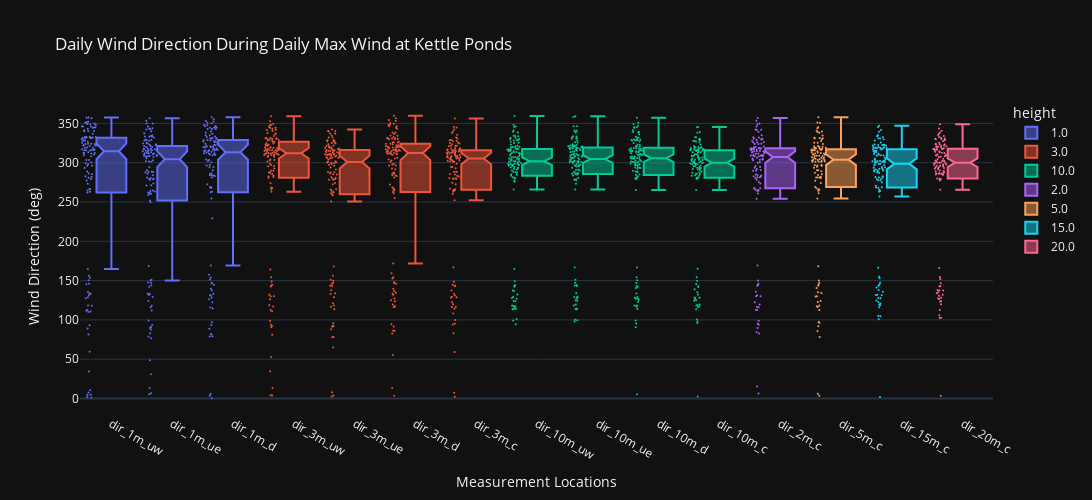

Here is the notebook cell this chart was saved with:
### Markdown cell above
Have to verify that these plots actually make sense with wind speeds (make wind roses) but generally sensible that winds came from everywhere except due north or east over winter due to blocking from mountains

### Code cell
# Make a boxplot of the daily average wind speeds at each height and each tower
fig = px.box(sos_daily_max_dir_tidy_df, 
             x='variable', 
             y='value', 
             color='height',
             title='Daily Wind Direction During Daily Max Wind at Kettle Ponds',
             # show time in the hover
             hover_data=['time'],
             template='plotly_dark',
             height=500,
             width=1100,
             # widen the box
            boxmode='overlay',
            notched=True,
            points='all',
            category_orders={
                "variable":['spd_1m_uw','spd_1m_d','spd_1m_ue',  'spd_2m_c', 'spd_3m_uw','spd_3m_c', 'spd_3m_ue','spd_3m_d', 'spd_5m_c',
                             'spd_10m_uw','spd_10m_c','spd_10m_ue','spd_10m_d','spd_15m_c', 'spd_20m_c']
            }
            )
# add jitter
fig.update_traces(jitter=0.5, marker=dict(size=2))
# add labels to the x and y axis
fig.update_xaxes(title_text='Measurement Locations')
fig.update_yaxes(title_text='Wind Direction (deg)')

fig

### Figure 1 — Plotly figure (JSON) as saved in the notebook; plotly's stock layout.template omitted (floating-point values rounded to 4 significant figures; data arrays with more than 128 entries replaced by an {"elided": "..."} marker saying what was removed)
{"data": [{"alignmentgroup": "True", "boxpoints": "all", "customdata": {"elided": "480x1 str values"}, "hovertemplate": "height=1.0<br>variable=%{x}<br>value=%{y}<br>time=%{customdata[0]}<extra></extra>", "jitter": 0.5, "legendgroup": "1.0", "marker": {"color": "#636efa", "size": 2}, "name": "1.0", "notched": true, "offsetgroup": "1.0", "orientation": "v", "showlegend": true, "type": "box", "x": {"elided": "480 str values"}, "x0": " ", "xaxis": "x", "y": {"elided": "480 float values"}, "y0": " ", "yaxis": "y"}, {"alignmentgroup": "True", "boxpoints": "all", "customdata": {"elided": "640x1 str values"}, "hovertemplate": "height=3.0<br>variable=%{x}<br>value=%{y}<br>time=%{customdata[0]}<extra></extra>", "jitter": 0.5, "legendgroup": "3.0", "marker": {"color": "#EF553B", "size": 2}, "name": "3.0", "notched": true, "offsetgroup": "3.0", "orientation": "v", "showlegend": true, "type": "box", "x": {"elided": "640 str values"}, "x0": " ", "xaxis": "x", "y": {"elided": "640 float values"}, "y0": " ", "yaxis": "y"}, {"alignmentgroup": "True", "boxpoints": "all", "customdata": {"elided": "640x1 str values"}, "hovertemplate": "height=10.0<br>variable=%{x}<br>value=%{y}<br>time=%{customdata[0]}<extra></extra>", "jitter": 0.5, "legendgroup": "10.0", "marker": {"color": "#00cc96", "size": 2}, "name": "10.0", "notched": true, "offsetgroup": "10.0", "orientation": "v", "showlegend": true, "type": "box", "x": {"elided": "640 str values"}, "x0": " ", "xaxis": "x", "y": {"elided": "640 float values"}, "y0": " ", "yaxis": "y"}, {"alignmentgroup": "True", "boxpoints": "all", "customdata": {"elided": "160x1 str values"}, "hovertemplate": "height=2.0<br>variable=%{x}<br>value=%{y}<br>time=%{customdata[0]}<extra></extra>", "jitter": 0.5, "legendgroup": "2.0", "marker": {"color": "#ab63fa", "size": 2}, "name": "2.0", "notched": true, "offsetgroup": "2.0", "orientation": "v", "showlegend": true, "type": "box", "x": {"elided": "160 str values"}, "x0": " ", "xaxis": "x", "y": {"elided": "160 float values"}, "y0": " ", "yaxis": "y"}, {"alignmentgroup": "True", "boxpoints": "all", "customdata": {"elided": "160x1 str values"}, "hovertemplate": "height=5.0<br>variable=%{x}<br>value=%{y}<br>time=%{customdata[0]}<extra></extra>", "jitter": 0.5, "legendgroup": "5.0", "marker": {"color": "#FFA15A", "size": 2}, "name": "5.0", "notched": true, "offsetgroup": "5.0", "orientation": "v", "showlegend": true, "type": "box", "x": {"elided": "160 str values"}, "x0": " ", "xaxis": "x", "y": {"elided": "160 float values"}, "y0": " ", "yaxis": "y"}, {"alignmentgroup": "True", "boxpoints": "all", "customdata": {"elided": "160x1 str values"}, "hovertemplate": "height=15.0<br>variable=%{x}<br>value=%{y}<br>time=%{customdata[0]}<extra></extra>", "jitter": 0.5, "legendgroup": "15.0", "marker": {"color": "#19d3f3", "size": 2}, "name": "15.0", "notched": true, "offsetgroup": "15.0", "orientation": "v", "showlegend": true, "type": "box", "x": {"elided": "160 str values"}, "x0": " ", "xaxis": "x", "y": {"elided": "160 float values"}, "y0": " ", "yaxis": "y"}, {"alignmentgroup": "True", "boxpoints": "all", "customdata": {"elided": "160x1 str values"}, "hovertemplate": "height=20.0<br>variable=%{x}<br>value=%{y}<br>time=%{customdata[0]}<extra></extra>", "jitter": 0.5, "legendgroup": "20.0", "marker": {"color": "#FF6692", "size": 2}, "name": "20.0", "notched": true, "offsetgroup": "20.0", "orientation": "v", "showlegend": true, "type": "box", "x": {"elided": "160 str values"}, "x0": " ", "xaxis": "x", "y": {"elided": "160 float values"}, "y0": " ", "yaxis": "y"}], "layout": {"boxmode": "overlay", "height": 500, "legend": {"title": {"text": "height"}, "tracegroupgap": 0}, "title": {"text": "Daily Wind Direction During Daily Max Wind at Kettle Ponds"}, "width": 1100, "xaxis": {"anchor": "y", "categoryarray": ["spd_1m_uw", "spd_1m_d", "spd_1m_ue", "spd_2m_c", "spd_3m_uw", "spd_3m_c", "spd_3m_ue", "spd_3m_d", "spd_5m_c", "spd_10m_uw", "spd_10m_c", "spd_10m_ue", "spd_10m_d", "spd_15m_c", "spd_20m_c"], "categoryorder": "array", "domain": [0, 1], "title": {"text": "Measurement Locations"}}, "yaxis": {"anchor": "x", "domain": [0, 1], "title": {"text": "Wind Direction (deg)"}}}}
